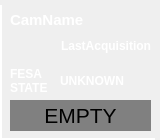
<?xml version="1.0" encoding="UTF-8"?>
<ui version="4.0">
 <class>Form</class>
 <widget class="QWidget" name="Form">
  <property name="geometry">
   <rect>
    <x>0</x>
    <y>0</y>
    <width>160</width>
    <height>140</height>
   </rect>
  </property>
  <property name="windowTitle">
   <string>Form</string>
  </property>
  <widget class="QLabel" name="cam_label">
   <property name="geometry">
    <rect>
     <x>10</x>
     <y>100</y>
     <width>141</width>
     <height>31</height>
    </rect>
   </property>
   <property name="font">
    <font>
     <pointsize>16</pointsize>
     <weight>50</weight>
     <bold>false</bold>
    </font>
   </property>
   <property name="styleSheet">
    <string notr="true">background-color: grey</string>
   </property>
   <property name="text">
    <string>EMPTY</string>
   </property>
   <property name="alignment">
    <set>Qt::AlignCenter</set>
   </property>
  </widget>
  <widget class="QLabel" name="name_label">
   <property name="geometry">
    <rect>
     <x>10</x>
     <y>10</y>
     <width>141</width>
     <height>20</height>
    </rect>
   </property>
   <property name="font">
    <font>
     <pointsize>11</pointsize>
     <weight>75</weight>
     <bold>true</bold>
    </font>
   </property>
   <property name="styleSheet">
    <string notr="true">color: white</string>
   </property>
   <property name="text">
    <string>CamName</string>
   </property>
  </widget>
  <widget class="QLabel" name="name_label_2">
   <property name="geometry">
    <rect>
     <x>0</x>
     <y>5</y>
     <width>2</width>
     <height>133</height>
    </rect>
   </property>
   <property name="font">
    <font>
     <weight>75</weight>
     <bold>true</bold>
    </font>
   </property>
   <property name="styleSheet">
    <string notr="true">background-color: white</string>
   </property>
   <property name="text">
    <string/>
   </property>
  </widget>
  <widget class="QLabel" name="last_acq_label">
   <property name="geometry">
    <rect>
     <x>2</x>
     <y>30</y>
     <width>149</width>
     <height>31</height>
    </rect>
   </property>
   <property name="font">
    <font>
     <weight>75</weight>
     <bold>true</bold>
    </font>
   </property>
   <property name="styleSheet">
    <string notr="true">color: white</string>
   </property>
   <property name="text">
    <string>LastAcquisition</string>
   </property>
   <property name="alignment">
    <set>Qt::AlignRight|Qt::AlignTrailing|Qt::AlignVCenter</set>
   </property>
  </widget>
  <widget class="QLabel" name="name_label_4">
   <property name="geometry">
    <rect>
     <x>0</x>
     <y>138</y>
     <width>155</width>
     <height>2</height>
    </rect>
   </property>
   <property name="font">
    <font>
     <weight>75</weight>
     <bold>true</bold>
    </font>
   </property>
   <property name="styleSheet">
    <string notr="true">background-color: white</string>
   </property>
   <property name="text">
    <string/>
   </property>
  </widget>
  <widget class="QLabel" name="fesa_state_caption">
   <property name="geometry">
    <rect>
     <x>10</x>
     <y>60</y>
     <width>51</width>
     <height>41</height>
    </rect>
   </property>
   <property name="font">
    <font>
     <weight>75</weight>
     <bold>true</bold>
    </font>
   </property>
   <property name="styleSheet">
    <string notr="true">color: white</string>
   </property>
   <property name="text">
    <string>FESA
STATE</string>
   </property>
  </widget>
  <widget class="QLabel" name="fesa_state_label">
   <property name="geometry">
    <rect>
     <x>60</x>
     <y>60</y>
     <width>91</width>
     <height>41</height>
    </rect>
   </property>
   <property name="font">
    <font>
     <weight>75</weight>
     <bold>true</bold>
    </font>
   </property>
   <property name="styleSheet">
    <string notr="true">color: white</string>
   </property>
   <property name="text">
    <string>UNKNOWN</string>
   </property>
  </widget>
 </widget>
 <resources/>
 <connections/>
</ui>
